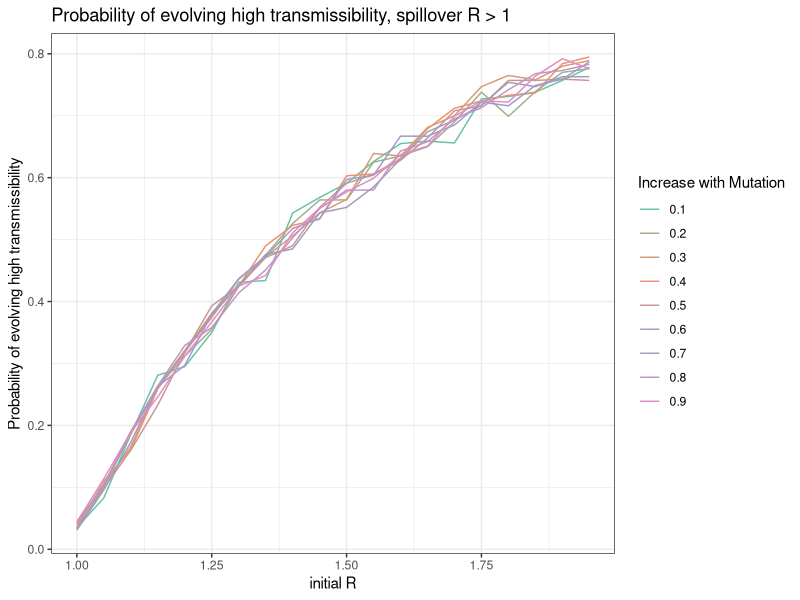
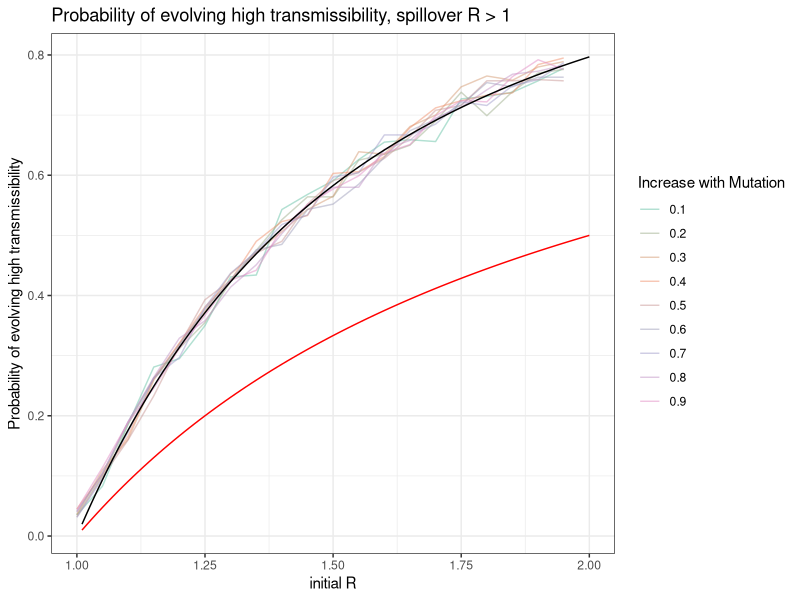
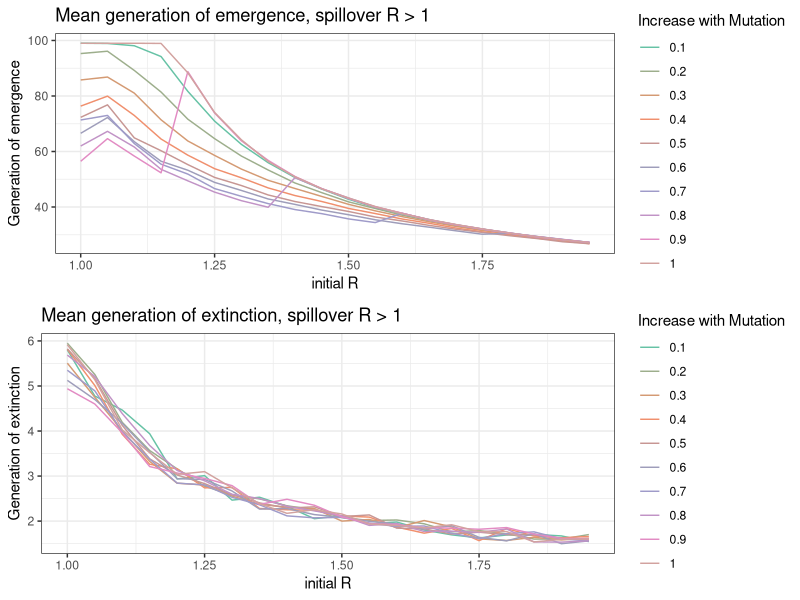
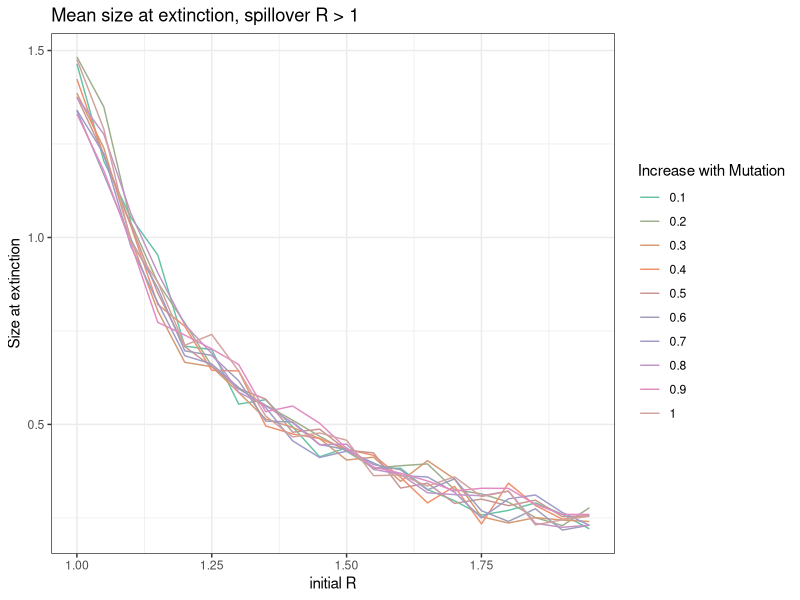
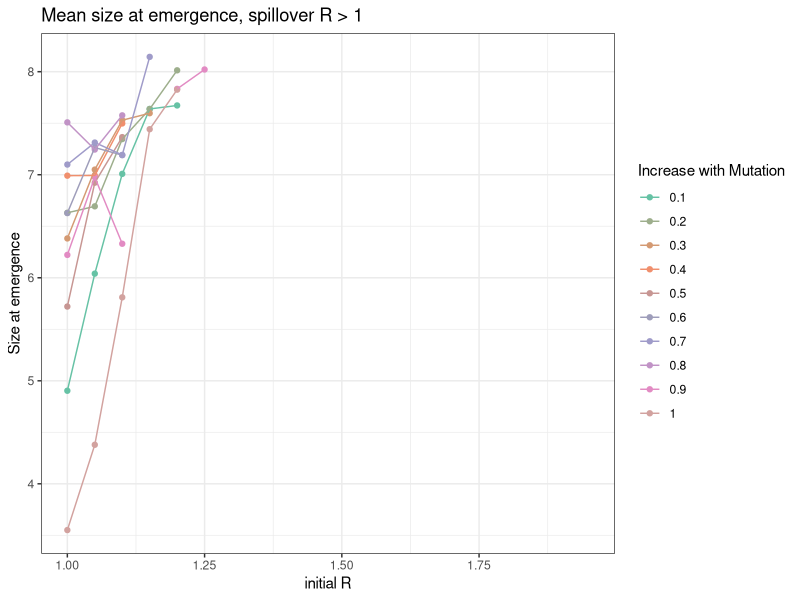
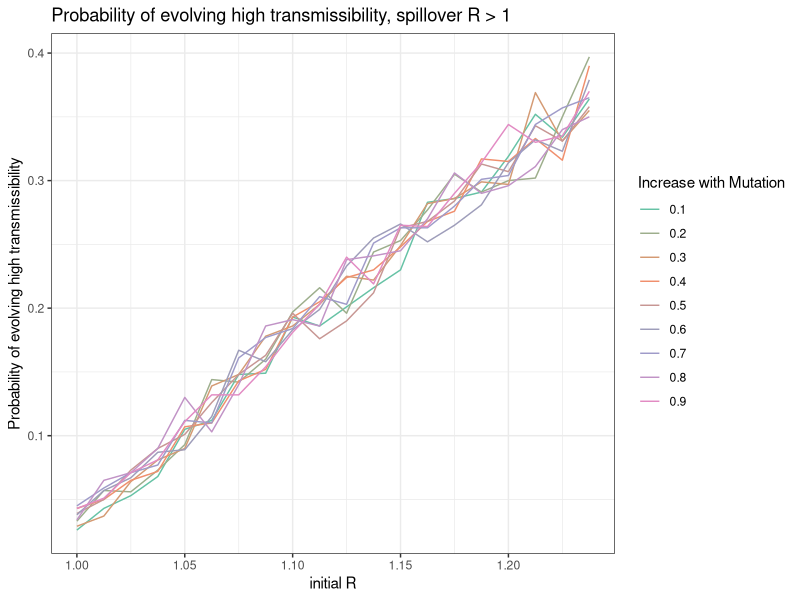
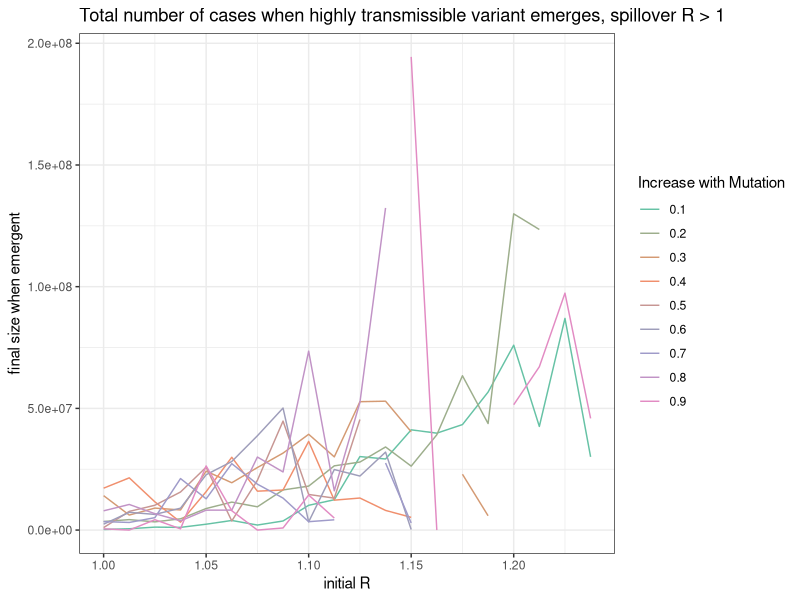
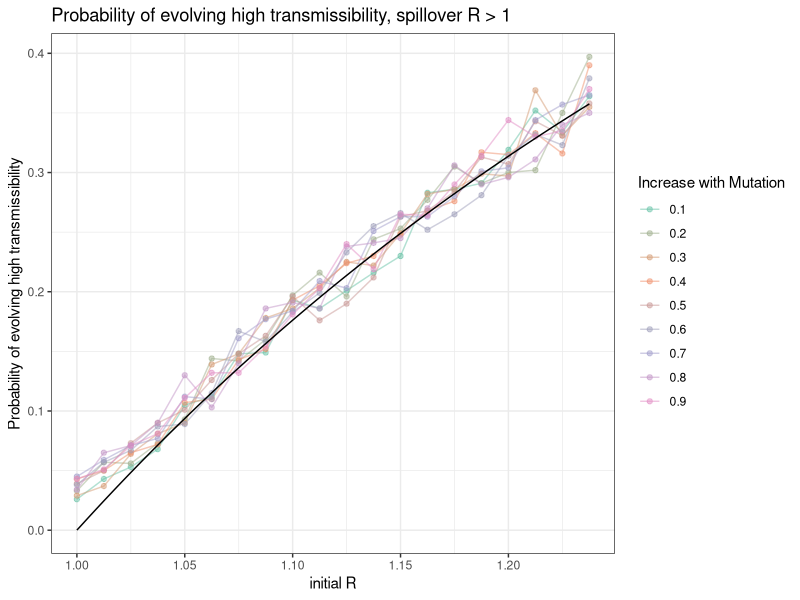

Write the R code that produced these figures, in order.
## ---- chunk 1
# load libraries 
library(ggplot2) #for plotting
library(here) #for easy local path referencing
library(tidyverse) #for easy manipulation of data structures
library(RColorBrewer) #for colors
library(gridExtra) #for plotting multiple plots in one figure
library(nleqslv)

# colors for plotting
num_cols = 20
my.colors = colorRampPalette(brewer.pal(n = 8, name = "Set2"))(num_cols)
## ---- chunk 2
results = read.csv(here("code", "project", "R greater than 1", "python simulations", "output2.csv"))

## ---- chunk 3
# plot probability of evolution to high R
plot = ggplot() +
  geom_line(data = results %>% filter(deltaR != 1), aes(x = Rwt, y = pEmergent, group = factor(deltaR), col = factor(deltaR))) +
  theme_bw() +
  scale_color_manual(values = my.colors) +
  labs(x = "initial R", y = "Probability of evolving high transmissibility", col = "Increase with Mutation", title = "Probability of evolving high transmissibility, spillover R > 1")

plot
## ---- chunk 4
#nonlinear equation solver to solve for fixed point of the generating function for the branching process

## define branching process generating function for offspring distribution
bp_singletype = function(x) {y = exp(Rwt*(x-1)) - x} #fixed point solution will be this function set to 0

## define initial conditions 
init = 1 #start with single spillover infection meep meep

## start fixed point guess
xstart = 0.5 #50 percent will go extinct so lets see

## solve for non extinction probability (1-Pextinction)
non_extinction = function(Rwt) {
  Rwt = Rwt #set Rwt
  return(1 - nleqslv(xstart, bp_singletype, method="Newton", global="none", control=list(trace=1,stepmax=2))$x) #solve for nonextinction probability
  }

# solve to plot
rwt = seq(1.01, 2, by = 0.01)
pNE = NaN
for(i in 1:length(rwt)){
  Rwt = rwt[i]
  pNE[i] = non_extinction(Rwt)
}

#solve 1-1/r0 
ap = 1-(1/rwt)

## ---- chunk 5
# plot probability of evolution to high R
plot = ggplot() +
  geom_line(data = results %>% filter(deltaR != 1), aes(x = Rwt, y = pEmergent, group = factor(deltaR), col = factor(deltaR)), alpha = 0.5) +
  geom_line(aes(x = rwt, y = pNE)) +
  geom_line(aes(x=rwt, y = ap), col = "red") +
  theme_bw() +
  scale_color_manual(values = my.colors) +
  labs(x = "initial R", y = "Probability of evolving high transmissibility", col = "Increase with Mutation", title = "Probability of evolving high transmissibility, spillover R > 1")

plot
## ---- chunk 6
plot2 = ggplot() +
  geom_line(data = results, aes(x = Rwt, y = Emergent_generation, group = factor(deltaR), col = factor(deltaR))) +
  theme_bw() +
  scale_color_manual(values = my.colors) +
  labs(x = "initial R", y = "Generation of emergence", col = "Increase with Mutation", title = "Mean generation of emergence, spillover R > 1")

plot3 = ggplot() +
  geom_line(data = results, aes(x = Rwt, y = Extinct_generation, group = factor(deltaR), col = factor(deltaR))) +
  theme_bw() +
  scale_color_manual(values = my.colors) +
  labs(x = "initial R", y = "Generation of extinction", col = "Increase with Mutation", title = "Mean generation of extinction, spillover R > 1")

grid.arrange(plot2,plot3)
## ---- chunk 7
plot4 = ggplot() +
  geom_line(data = results, aes(x = Rwt, y = log10(Extinct_size), group = factor(deltaR), col = factor(deltaR))) +
  theme_bw() +
  scale_color_manual(values = my.colors) +
  labs(x = "initial R", y = "Size at extinction", col = "Increase with Mutation", title = "Mean size at extinction, spillover R > 1")

plot4
## ---- chunk 8
plot5 = ggplot() +
  geom_point(data = results, aes(x = Rwt, y = log10(Emergent_size), group = factor(deltaR), col = factor(deltaR))) +
  geom_line(data = results, aes(x = Rwt, y = log10(Emergent_size), group = factor(deltaR), col = factor(deltaR))) +
  theme_bw() +
  scale_color_manual(values = my.colors) +
  labs(x = "initial R", y = "Size at emergence", col = "Increase with Mutation", title = "Mean size at emergence, spillover R > 1")

plot5

## ---- chunk 9
results2 = read.csv(here("code", "project", "R greater than 1", "python simulations", "output3.csv"))

## ---- chunk 10
# plot probability of evolution to high R
plot = ggplot() +
  geom_line(data = results2 %>% filter(deltaR != 1), aes(x = Rwt, y = pEmergent, group = factor(deltaR), col = factor(deltaR))) +
  theme_bw() +
  scale_color_manual(values = my.colors) +
  labs(x = "initial R", y = "Probability of evolving high transmissibility", col = "Increase with Mutation", title = "Probability of evolving high transmissibility, spillover R > 1")

plot
## ---- chunk 11
#nonlinear equation solver to solve for fixed point of the generating function for the branching process
# solve to plot
rwt = seq(range(results2$Rwt)[1], range(results2$Rwt)[2], by = diff(range(results2$Rwt))/nrow(results2))
pNE = NaN
for(i in 1:length(rwt)){
  Rwt = rwt[i]
  pNE[i] = non_extinction(Rwt)
}

## ---- chunk 12
# plot probability of evolution to high R
plot = ggplot() +
  geom_line(data = results2 %>% filter(deltaR != 1), aes(x = Rwt, y = pEmergent, group = factor(deltaR), col = factor(deltaR)), alpha = 0.5) +
  geom_point(data = results2 %>% filter(deltaR != 1), aes(x = Rwt, y = pEmergent, group = factor(deltaR), col = factor(deltaR)), alpha = 0.5) +
  geom_line(aes(x = rwt, y = pNE)) +
  theme_bw() +
  scale_color_manual(values = my.colors) +
  labs(x = "initial R", y = "Probability of evolving high transmissibility", col = "Increase with Mutation", title = "Probability of evolving high transmissibility, spillover R > 1")

#save
file = here("results", "analysis", "R greater than 1", "fig_P_evolution_smallR.png")
ggsave(filename = file, plot = plot)
## ---- chunk 13
plot = ggplot() + 
  geom_line(data = results2 %>% filter(deltaR != 1), aes(x = Rwt, y = Emergent_size, group = factor(deltaR), col = factor(deltaR))) +
  theme_bw() +
  scale_color_manual(values = my.colors) +
  labs(x = "initial R", y = "final size when emergent", col = "Increase with Mutation", title = "Total number of cases when highly transmissible variant emerges, spillover R > 1")

plot
## ---- chunk 14
######## evenly dispersed distribution described by generating functions for secondary cases
pEmergence_supercrit_deltaR = function(delta_R, mu, R_wt, R_adapted) {
  ### calculate number of variants
  m = ceiling(((3 + 10^-12) - R_wt)/delta_R) + 1  #number of types in the branching process #note that we need a slight overshoot of R0 = 1 to get supercritical
  
  ### define R0 vector 
  R0 = R_wt + (delta_R)*(0:(m-1))  # add the changes from wtR0 to give R0 of each variant
  R0[m] = R_adapted #final R0 >> 1 to account for differences in emergence probabilities arising from final R0
  
  ### define probability of emergence
  prob_emergence = function(qs,init) {1 - prod(qs^init)} # 1 - product of the probabilities of extinction for each starting lineage
  
  ### define fixed point equations from PGFs
  ## system of nl equations to solve
  multi_mut <- function(x) { # for poisson dist. the mean is R_0 and the generating function is exp(R0(s -1))
    y <- numeric(m)
    for(i in 1:(m-1)){
      y[i] = exp(-(1-mu)*(R0[i])*(1-x[i]))*exp(-mu*R0[i]*(1-x[i+1])) - x[i] # fixed point from probability generating function 
    }
    y[m] = exp(-R0[m]*(1-x[m])) - x[m] # can only make type m, regardless of mutation. 
    y
  }
  
  ### define initial conditions
  init = rep(0, m) #start the initial number of cases of each type to 0 
  init[1] = 1 #except for 1 case of the starting type
  
  ### define initial guess for fixed point vector
  xstart = rep(0,m) #easiest to set all probs to 0
  xstart[1] = 0 #except for the prob of a linneage started by our 1 starting case type 1
  
  ### solve for fixed points
  # newton start
  qs = nleqslv(xstart, multi_mut, method="Newton", global="none", control=list(trace=1,stepmax=2))$x #solve system of nonlinear equations for fixed point
  
  # solve for prob.emergence
  prob.emergence = prob_emergence(qs = qs, init = init) #solve for 1-sum(q_i^init(i)) - should be q_1^1 for a single starting case of type 1 
  
  return(prob.emergence) 
}


## ---- chunk 15
### non-extinction of Rwt approximation 
rwt = seq(range(results2$Rwt)[1], range(results2$Rwt)[2], by = diff(range(results2$Rwt))/nrow(results2))
delta_Rs = unique(results2$deltaR)

### solve for non-extinction probabilities
pNE_multitype = sapply(delta_Rs, function(y) {
  sapply(rwt, function(x) {pEmergence_supercrit_deltaR(delta_R = y, mu = 10^-3, R_wt = x, R_adapted = 10000)})
  }
) %>%
  as.data.frame()

# add wildtype Rs and change the column names
pNE_multitype = cbind(rwt, pNE_multitype) %>% as.data.frame() #add a column for wildtype Rs
colnames(pNE_multitype) = c("R_wt", as.character(delta_Rs)) # add column names for referencing

# finally pivot to longform
pNE_multitype = pNE_multitype %>% pivot_longer(
  cols = !R_wt,
  names_to = "delta_R",
  values_to = "pNE_mtbp"
)
## ---- chunk 16
# plot probability of evolution to high R
plot = ggplot() +
  geom_point(data = results2 %>% filter(deltaR != 1), aes(x = Rwt, y = pEmergent, group = factor(deltaR), col = factor(deltaR)), alpha = 0.5) +
  geom_line(aes(x = rwt, y = pNE)) +
  geom_line(data = pNE_multitype, aes(x = R_wt, y = pNE_mtbp, group = delta_R, col = delta_R), linetype = "dotted") +
  theme_bw() +
  scale_color_manual(values = my.colors) +
  labs(x = "initial R", y = "Probability of evolving high transmissibility", col = "Increase with Mutation", title = "Probability of evolving high transmissibility, spillover R > 1")

#save
file = here("results", "analysis", "R greater than 1", "fig_P_evolution_smallR.png")
ggsave(filename = file, plot = plot)
